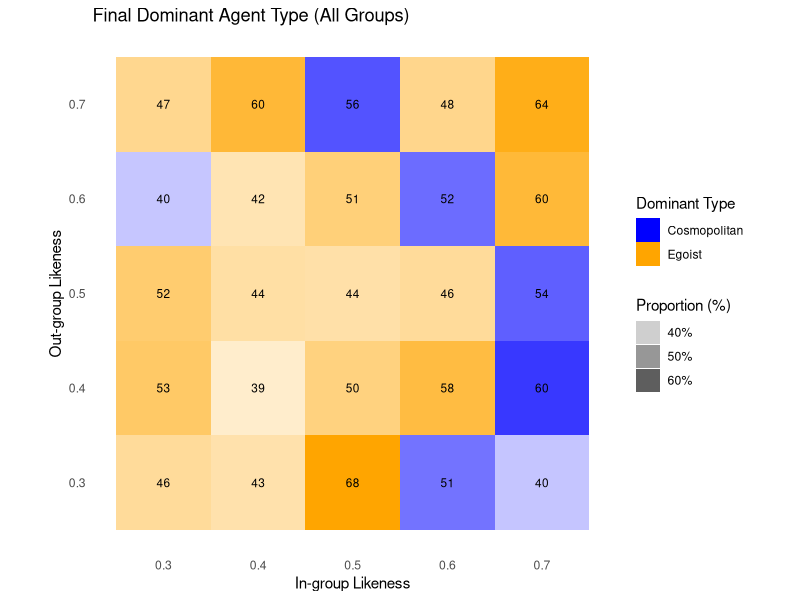
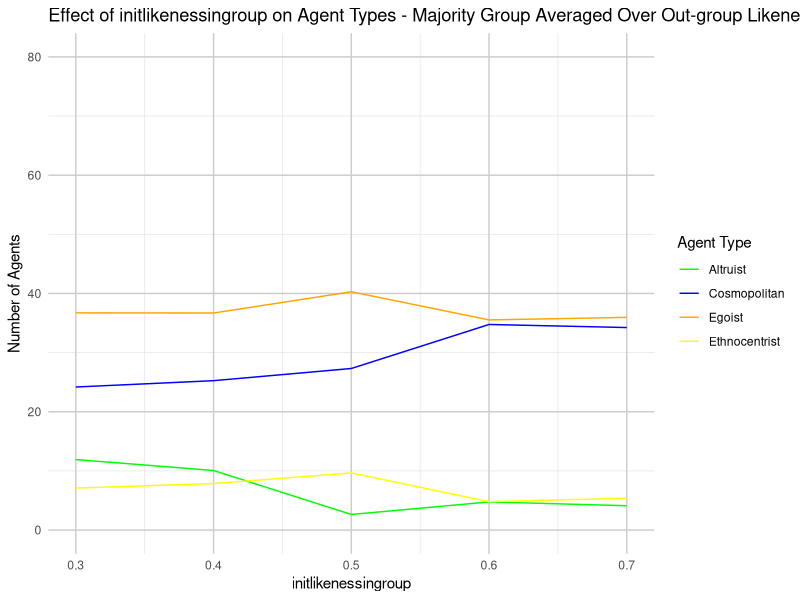
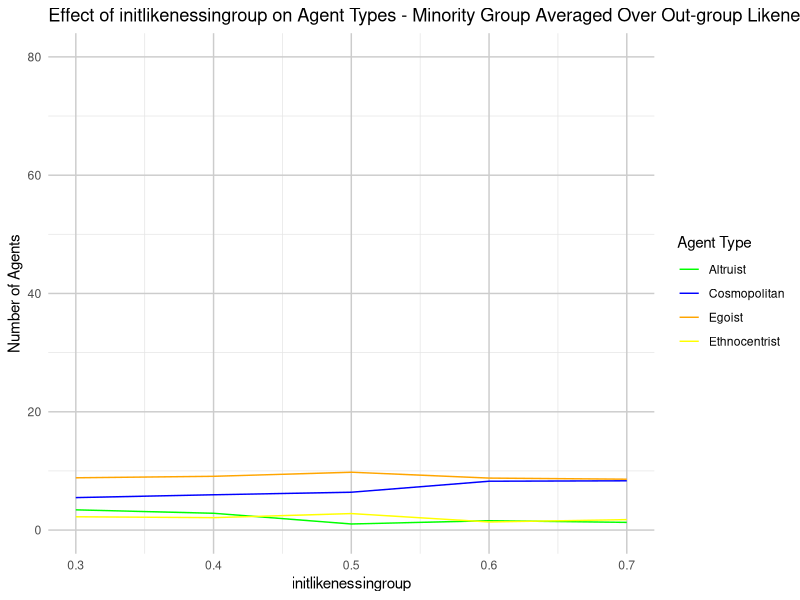
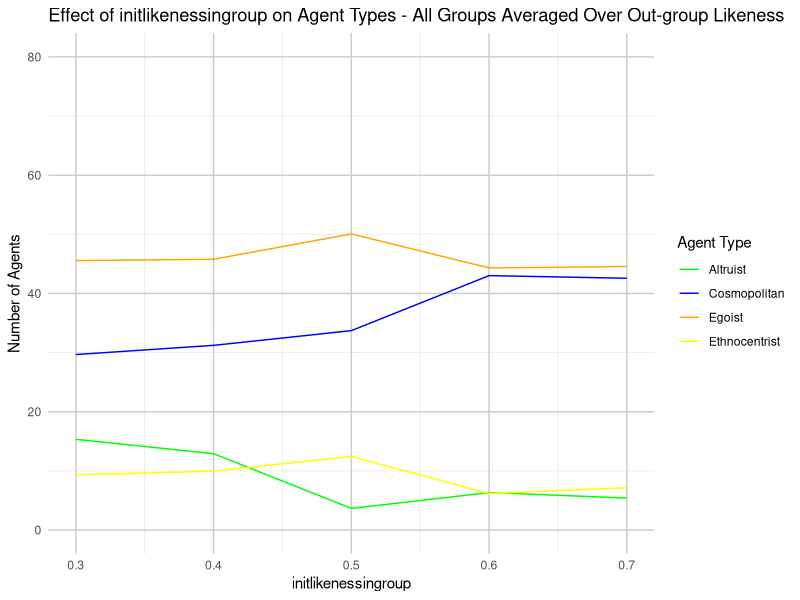
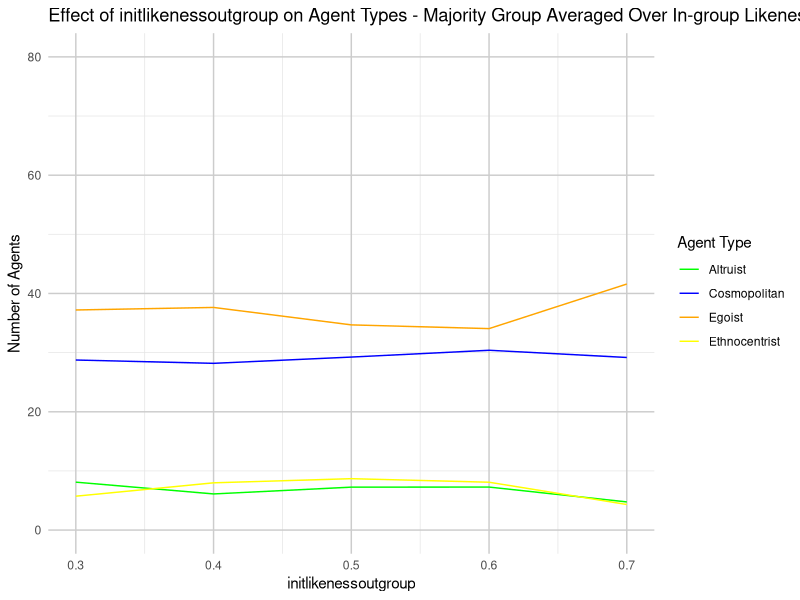
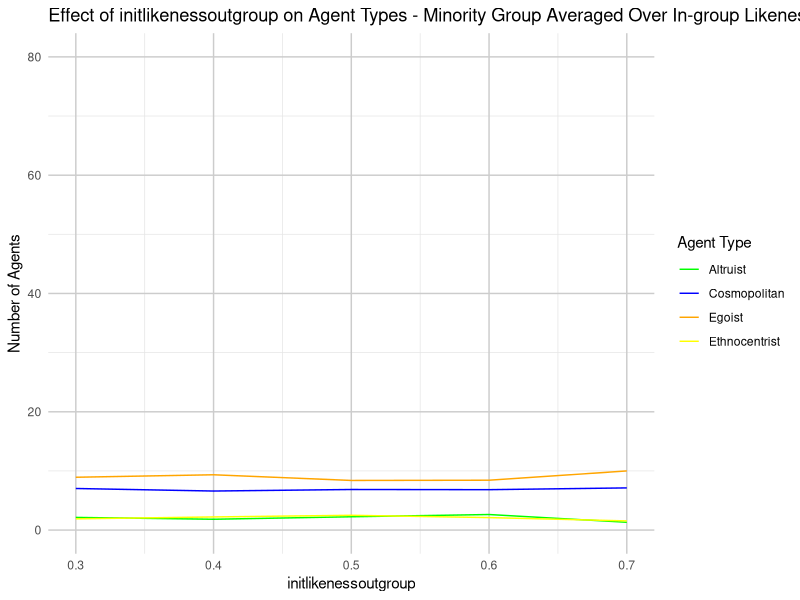
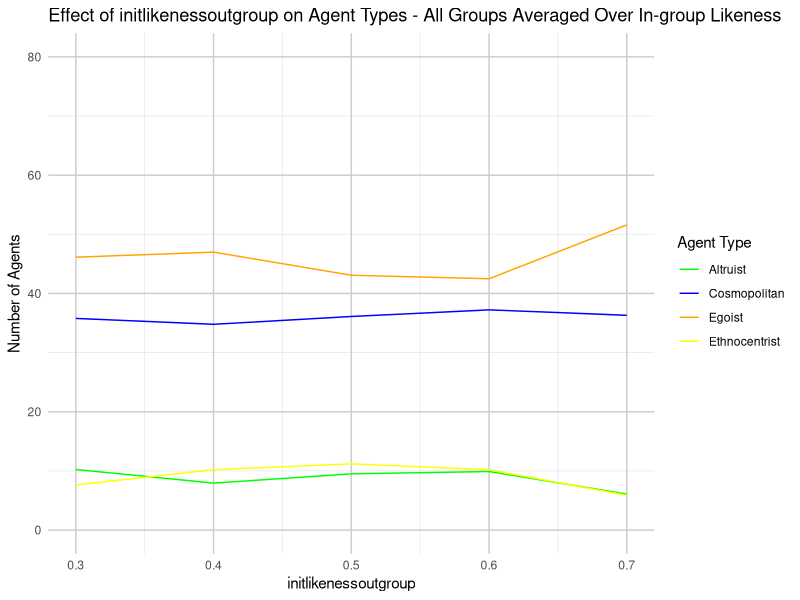

Write R code to recreate these figures, in order. (Note: this script raises an error after producing the figures.)
# Load necessary libraries
library(dplyr)
library(ggplot2)

# Step 1: Data Import and Column Renaming
data_raw <- read.csv('../data/ethnocentrism-proj experiment-likeness-table.csv', skip=6)

# Rename columns for simplicity
colnames(data_raw) <- colnames(data_raw) %>%
  gsub("count\\.turtles\\.with\\.\\.type\\.agent\\.\\.\\.\\.|\\.\\.and\\.tag\\.\\.\\.", "", .) %>%
  gsub("Altruist", "altruist", .) %>%
  gsub("Ethnocentrist", "ethnocentrist", .) %>%
  gsub("Cosmopolitan", "cosmopolitan", .) %>%
  gsub("Egoist", "egoist", .) %>%
  gsub("Undefined", "undefined", .) %>%
  gsub("majority", "majority", .) %>%
  gsub("minority", "minority", .) %>%
  gsub("\\.", "", .)

# Step 2: Facet Plot (Dominant Agent Type by In-group and Out-group Likeness)

# Combined group data for Facet Plot
dominance_data <- data_raw %>%
  group_by(initlikenessingroup, initlikenessoutgroup) %>%
  summarise(
    altruist = mean(altruistmajority + altruistminority),
    ethnocentrist = mean(ethnocentristmajority + ethnocentristminority),
    cosmopolitan = mean(cosmopolitanmajority + cosmopolitanminority),
    egoist = mean(egoistmajority + egoistminority),
    undefined = mean(undefinedmajority + undefinedminority)
  ) %>%
  rowwise() %>%
  mutate(
    max_value = max(altruist, ethnocentrist, cosmopolitan, egoist, undefined),
    dominant_type = case_when(
      max_value == altruist ~ "Altruist",
      max_value == ethnocentrist ~ "Ethnocentrist",
      max_value == cosmopolitan ~ "Cosmopolitan",
      max_value == egoist ~ "Egoist",
      max_value == undefined ~ "Undefined"
    ),
    dominance_level = max_value / (altruist + ethnocentrist + cosmopolitan + egoist + undefined)
  )

# Facet Plot for All Groups
facet_all <- ggplot(dominance_data, aes(x = initlikenessingroup, y = initlikenessoutgroup)) +
  geom_tile(aes(fill = dominant_type, alpha = dominance_level)) +
  geom_text(aes(label = round(dominance_level * 100, 0)), color = "black", size = 3) +
  scale_fill_manual(values = c("Altruist" = "green", 
                               "Ethnocentrist" = "yellow", 
                               "Cosmopolitan" = "blue", 
                               "Egoist" = "orange", 
                               "Undefined" = "darkgrey")) +
  scale_alpha_continuous(name = "Proportion (%)", range = c(0.2, 1), labels = scales::percent_format(accuracy = 1)) +
  labs(title = "Final Dominant Agent Type (All Groups)",
       x = "In-group Likeness", y = "Out-group Likeness", fill = "Dominant Type") +
  theme_minimal() +
  theme(panel.grid = element_blank()) +
  coord_fixed()

# Save Facet Plot for All Groups
ggsave("../plot/likeness_facet_plot_all_groups.png", plot = facet_all, width = 8, height = 6)

# Step 3: Line Plots for Majority, Minority, and Combined

# Average data over initlikenessingroup and initlikenessoutgroup
average_data_ingroup <- data_raw %>%
  group_by(initlikenessingroup) %>%
  summarise(across(altruistmajority:egoistminority, mean, .names = "avg_{col}"))

average_data_outgroup <- data_raw %>%
  group_by(initlikenessoutgroup) %>%
  summarise(across(altruistmajority:egoistminority, mean, .names = "avg_{col}"))

plot_types <- function(data, x_var, group, title_suffix, file_name) {
  if (group == "all") {
    plot <- ggplot(data, aes_string(x = x_var)) +
      geom_line(aes(y = avg_altruistmajority + avg_altruistminority, color = "Altruist")) +
      geom_line(aes(y = avg_ethnocentristmajority + avg_ethnocentristminority, color = "Ethnocentrist")) +
      geom_line(aes(y = avg_cosmopolitanmajority + avg_cosmopolitanminority, color = "Cosmopolitan")) +
      geom_line(aes(y = avg_egoistmajority + avg_egoistminority, color = "Egoist")) +
      scale_color_manual(values = c("Altruist" = "green", 
                                    "Ethnocentrist" = "yellow", 
                                    "Cosmopolitan" = "blue", 
                                    "Egoist" = "orange")) +
      labs(title = paste("Effect of", x_var, "on Agent Types -", title_suffix),
           x = x_var, y = "Number of Agents", color = "Agent Type") +
      ylim(0, 80) + 
      theme_minimal() +
      theme(
        panel.grid.major = element_line(color = "grey80", size = 0.5), 
        panel.grid.minor = element_line(color = "grey90", size = 0.25)
      )
  } else {
    plot <- ggplot(data, aes_string(x = x_var)) +
      geom_line(aes_string(y = paste0("avg_altruist", group), color = "'Altruist'")) +
      geom_line(aes_string(y = paste0("avg_ethnocentrist", group), color = "'Ethnocentrist'")) +
      geom_line(aes_string(y = paste0("avg_cosmopolitan", group), color = "'Cosmopolitan'")) +
      geom_line(aes_string(y = paste0("avg_egoist", group), color = "'Egoist'")) +
      scale_color_manual(values = c("Altruist" = "green", 
                                    "Ethnocentrist" = "yellow", 
                                    "Cosmopolitan" = "blue", 
                                    "Egoist" = "orange")) +
      labs(title = paste("Effect of", x_var, "on Agent Types -", title_suffix),
           x = x_var, y = "Number of Agents", color = "Agent Type") +
      ylim(0, 80) + 
      theme_minimal() +
      theme(
        panel.grid.major = element_line(color = "grey80", size = 0.5), 
        panel.grid.minor = element_line(color = "grey90", size = 0.25)
      )
  }
  
  # Save the plot
  ggsave(file_name, plot = plot, width = 8, height = 6)
}

# Plot and save for In-group Likeness
plot_types(average_data_ingroup, "initlikenessingroup", "majority", "Majority Group Averaged Over Out-group Likeness", "../plot/likeness_line_plot_majority_ingroup.png")
plot_types(average_data_ingroup, "initlikenessingroup", "minority", "Minority Group Averaged Over Out-group Likeness", "../plot/likeness_line_plot_minority_ingroup.png")
plot_types(average_data_ingroup, "initlikenessingroup", "all", "All Groups Averaged Over Out-group Likeness", "../plot/likeness_line_plot_all_ingroup.png")

# Plot and save for Out-group Likeness
plot_types(average_data_outgroup, "initlikenessoutgroup", "majority", "Majority Group Averaged Over In-group Likeness", "../plot/likeness_line_plot_majority_outgroup.png")
plot_types(average_data_outgroup, "initlikenessoutgroup", "minority", "Minority Group Averaged Over In-group Likeness", "../plot/likeness_line_plot_minority_outgroup.png")
plot_types(average_data_outgroup, "initlikenessoutgroup", "all", "All Groups Averaged Over In-group Likeness", "../plot/likeness_line_plot_all_outgroup.png")

# Step 4: MANOVA for All, Majority, and Minority Groups

# Combined group variables for MANOVA
manova_data <- data_raw %>%
  mutate(
    altruistall = altruistmajority + altruistminority,
    ethnocentristall = ethnocentristmajority + ethnocentristminority,
    cosmopolitanall = cosmopolitanmajority + cosmopolitanminority,
    egoistall = egoistmajority + egoistminority
  )

# MANOVA for Combined Group
manova_results_all <- manova(cbind(altruistall, ethnocentristall, cosmopolitanall, egoistall) ~ initlikenessingroup * initlikenessoutgroup, data = manova_data)
summary(manova_results_all)

# MANOVA for Majority Group
manova_results_majority <- manova(cbind(altruistmajority, ethnocentristmajority, cosmopolitanmajority, egoistmajority) ~ initlikenessingroup * initlikenessoutgroup, data = manova_data)
summary(manova_results_majority)

# MANOVA for Minority Group
manova_results_minority <- manova(cbind(altruistminority, ethnocentristminority, cosmopolitanminority, egoistminority) ~ initlikenessingroup * initlikenessoutgroup, data = manova_data)
summary(manova_results_minority)